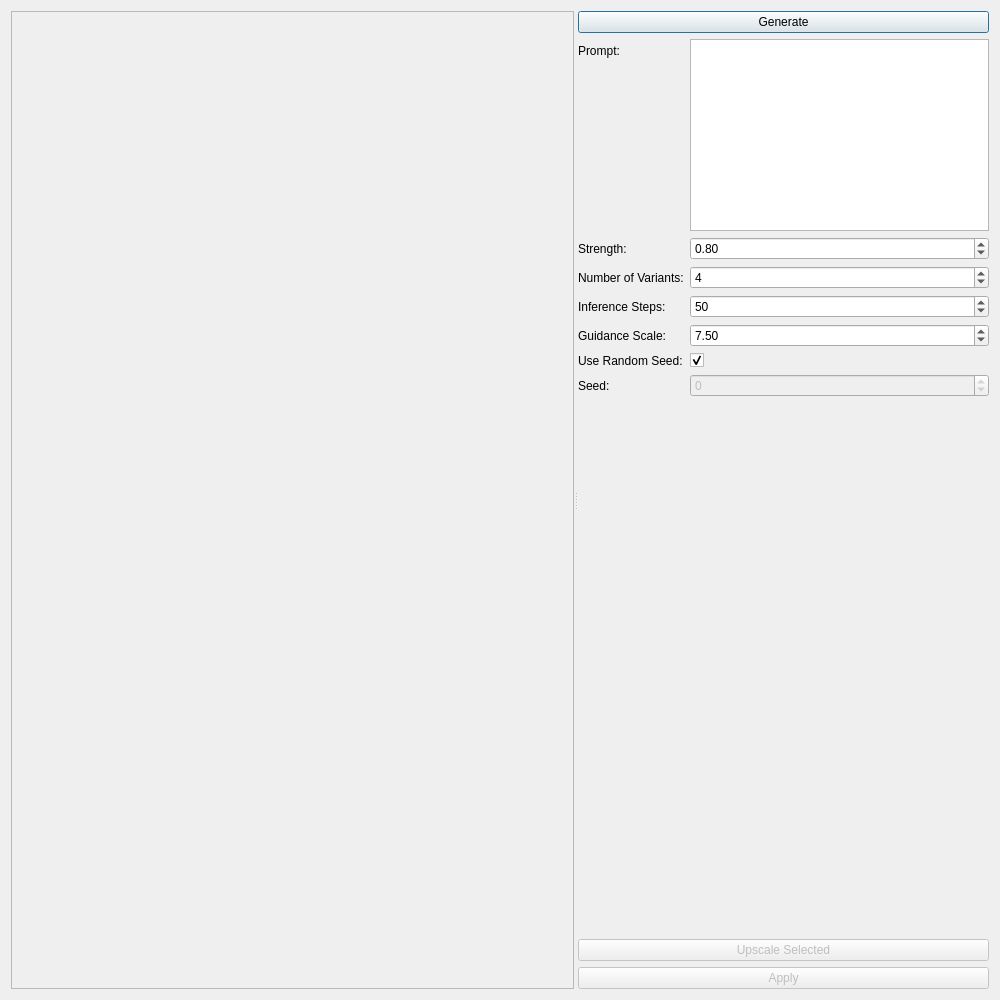
<?xml version="1.0" encoding="UTF-8"?>
<ui version="4.0">
 <class>Dialog</class>
 <widget class="QDialog" name="Dialog">
  <property name="geometry">
   <rect>
    <x>0</x>
    <y>0</y>
    <width>1000</width>
    <height>1000</height>
   </rect>
  </property>
  <property name="sizePolicy">
   <sizepolicy hsizetype="Preferred" vsizetype="Preferred">
    <horstretch>0</horstretch>
    <verstretch>0</verstretch>
   </sizepolicy>
  </property>
  <property name="minimumSize">
   <size>
    <width>1000</width>
    <height>1000</height>
   </size>
  </property>
  <property name="baseSize">
   <size>
    <width>1000</width>
    <height>1000</height>
   </size>
  </property>
  <property name="windowTitle">
   <string>Diffusion</string>
  </property>
  <layout class="QGridLayout" name="gridLayout">
   <item row="0" column="0">
    <widget class="QSplitter" name="splitter">
     <property name="orientation">
      <enum>Qt::Horizontal</enum>
     </property>
     <widget class="QScrollArea" name="scrollArea">
      <property name="sizePolicy">
       <sizepolicy hsizetype="Expanding" vsizetype="Expanding">
        <horstretch>0</horstretch>
        <verstretch>0</verstretch>
       </sizepolicy>
      </property>
      <property name="baseSize">
       <size>
        <width>500</width>
        <height>0</height>
       </size>
      </property>
      <property name="widgetResizable">
       <bool>true</bool>
      </property>
      <widget class="QWidget" name="images_scroll_area_contents">
       <property name="geometry">
        <rect>
         <x>0</x>
         <y>0</y>
         <width>556</width>
         <height>978</height>
        </rect>
       </property>
       <layout class="QGridLayout" name="gridLayout_2" rowstretch="0,1">
        <item row="1" column="0">
         <spacer name="verticalSpacer">
          <property name="orientation">
           <enum>Qt::Vertical</enum>
          </property>
          <property name="sizeType">
           <enum>QSizePolicy::Expanding</enum>
          </property>
          <property name="sizeHint" stdset="0">
           <size>
            <width>20</width>
            <height>0</height>
           </size>
          </property>
         </spacer>
        </item>
        <item row="0" column="0">
         <layout class="QGridLayout" name="images_grid_layout">
          <property name="sizeConstraint">
           <enum>QLayout::SetDefaultConstraint</enum>
          </property>
          <item row="2" column="0">
           <spacer name="horizontalSpacer">
            <property name="orientation">
             <enum>Qt::Horizontal</enum>
            </property>
            <property name="sizeHint" stdset="0">
             <size>
              <width>500</width>
              <height>20</height>
             </size>
            </property>
           </spacer>
          </item>
         </layout>
        </item>
       </layout>
      </widget>
     </widget>
     <widget class="QWidget" name="layoutWidget">
      <layout class="QVBoxLayout" name="verticalLayout">
       <item>
        <widget class="QPushButton" name="generate_button">
         <property name="sizePolicy">
          <sizepolicy hsizetype="Minimum" vsizetype="Fixed">
           <horstretch>0</horstretch>
           <verstretch>0</verstretch>
          </sizepolicy>
         </property>
         <property name="text">
          <string>Generate</string>
         </property>
        </widget>
       </item>
       <item>
        <layout class="QFormLayout" name="formLayout">
         <item row="0" column="0">
          <widget class="QLabel" name="label">
           <property name="text">
            <string>Prompt:</string>
           </property>
          </widget>
         </item>
         <item row="2" column="0">
          <widget class="QLabel" name="label_6">
           <property name="text">
            <string>Number of Variants:</string>
           </property>
          </widget>
         </item>
         <item row="2" column="1">
          <widget class="QSpinBox" name="number_of_variants_spin_box">
           <property name="minimum">
            <number>1</number>
           </property>
           <property name="value">
            <number>4</number>
           </property>
          </widget>
         </item>
         <item row="3" column="0">
          <widget class="QLabel" name="label_2">
           <property name="text">
            <string>Inference Steps:</string>
           </property>
          </widget>
         </item>
         <item row="3" column="1">
          <widget class="QSpinBox" name="inference_spin_box">
           <property name="minimum">
            <number>1</number>
           </property>
           <property name="maximum">
            <number>1000</number>
           </property>
           <property name="value">
            <number>50</number>
           </property>
           <property name="displayIntegerBase">
            <number>10</number>
           </property>
          </widget>
         </item>
         <item row="4" column="0">
          <widget class="QLabel" name="label_3">
           <property name="text">
            <string>Guidance Scale:</string>
           </property>
          </widget>
         </item>
         <item row="4" column="1">
          <widget class="QDoubleSpinBox" name="guidance_scale_double_spin_box">
           <property name="singleStep">
            <double>0.100000000000000</double>
           </property>
           <property name="value">
            <double>7.500000000000000</double>
           </property>
          </widget>
         </item>
         <item row="5" column="0">
          <widget class="QLabel" name="label_4">
           <property name="text">
            <string>Use Random Seed:</string>
           </property>
          </widget>
         </item>
         <item row="5" column="1">
          <widget class="QCheckBox" name="use_random_seed_check_box">
           <property name="text">
            <string/>
           </property>
           <property name="checked">
            <bool>true</bool>
           </property>
          </widget>
         </item>
         <item row="6" column="0">
          <widget class="QLabel" name="label_5">
           <property name="text">
            <string>Seed:</string>
           </property>
          </widget>
         </item>
         <item row="6" column="1">
          <widget class="QSpinBox" name="seed_spin_box">
           <property name="enabled">
            <bool>false</bool>
           </property>
           <property name="minimum">
            <number>-1000000</number>
           </property>
           <property name="maximum">
            <number>1000000</number>
           </property>
          </widget>
         </item>
         <item row="0" column="1">
          <widget class="QPlainTextEdit" name="prompt_plain_text_edit">
           <property name="sizePolicy">
            <sizepolicy hsizetype="MinimumExpanding" vsizetype="Preferred">
             <horstretch>0</horstretch>
             <verstretch>0</verstretch>
            </sizepolicy>
           </property>
           <property name="plainText">
            <string/>
           </property>
          </widget>
         </item>
         <item row="1" column="0">
          <widget class="QLabel" name="strength_label">
           <property name="text">
            <string>Strength:</string>
           </property>
          </widget>
         </item>
         <item row="1" column="1">
          <widget class="QDoubleSpinBox" name="strength_double_spin_box">
           <property name="maximum">
            <double>1.000000000000000</double>
           </property>
           <property name="singleStep">
            <double>0.100000000000000</double>
           </property>
           <property name="value">
            <double>0.800000000000000</double>
           </property>
          </widget>
         </item>
        </layout>
       </item>
       <item>
        <widget class="QPushButton" name="upscale_selected_button">
         <property name="enabled">
          <bool>false</bool>
         </property>
         <property name="text">
          <string>Upscale Selected</string>
         </property>
        </widget>
       </item>
       <item>
        <widget class="QPushButton" name="apply_button">
         <property name="enabled">
          <bool>false</bool>
         </property>
         <property name="text">
          <string>Apply</string>
         </property>
        </widget>
       </item>
      </layout>
     </widget>
    </widget>
   </item>
  </layout>
 </widget>
 <resources/>
 <connections>
  <connection>
   <sender>generate_button</sender>
   <signal>clicked()</signal>
   <receiver>Dialog</receiver>
   <slot>generate()</slot>
   <hints>
    <hint type="sourcelabel">
     <x>581</x>
     <y>23</y>
    </hint>
    <hint type="destinationlabel">
     <x>563</x>
     <y>21</y>
    </hint>
   </hints>
  </connection>
  <connection>
   <sender>upscale_selected_button</sender>
   <signal>clicked()</signal>
   <receiver>Dialog</receiver>
   <slot>upscale()</slot>
   <hints>
    <hint type="sourcelabel">
     <x>581</x>
     <y>629</y>
    </hint>
    <hint type="destinationlabel">
     <x>559</x>
     <y>618</y>
    </hint>
   </hints>
  </connection>
  <connection>
   <sender>apply_button</sender>
   <signal>clicked()</signal>
   <receiver>Dialog</receiver>
   <slot>apply()</slot>
   <hints>
    <hint type="sourcelabel">
     <x>584</x>
     <y>647</y>
    </hint>
    <hint type="destinationlabel">
     <x>562</x>
     <y>653</y>
    </hint>
   </hints>
  </connection>
 </connections>
 <slots>
  <slot>generate()</slot>
  <slot>upscale()</slot>
  <slot>apply()</slot>
 </slots>
</ui>
